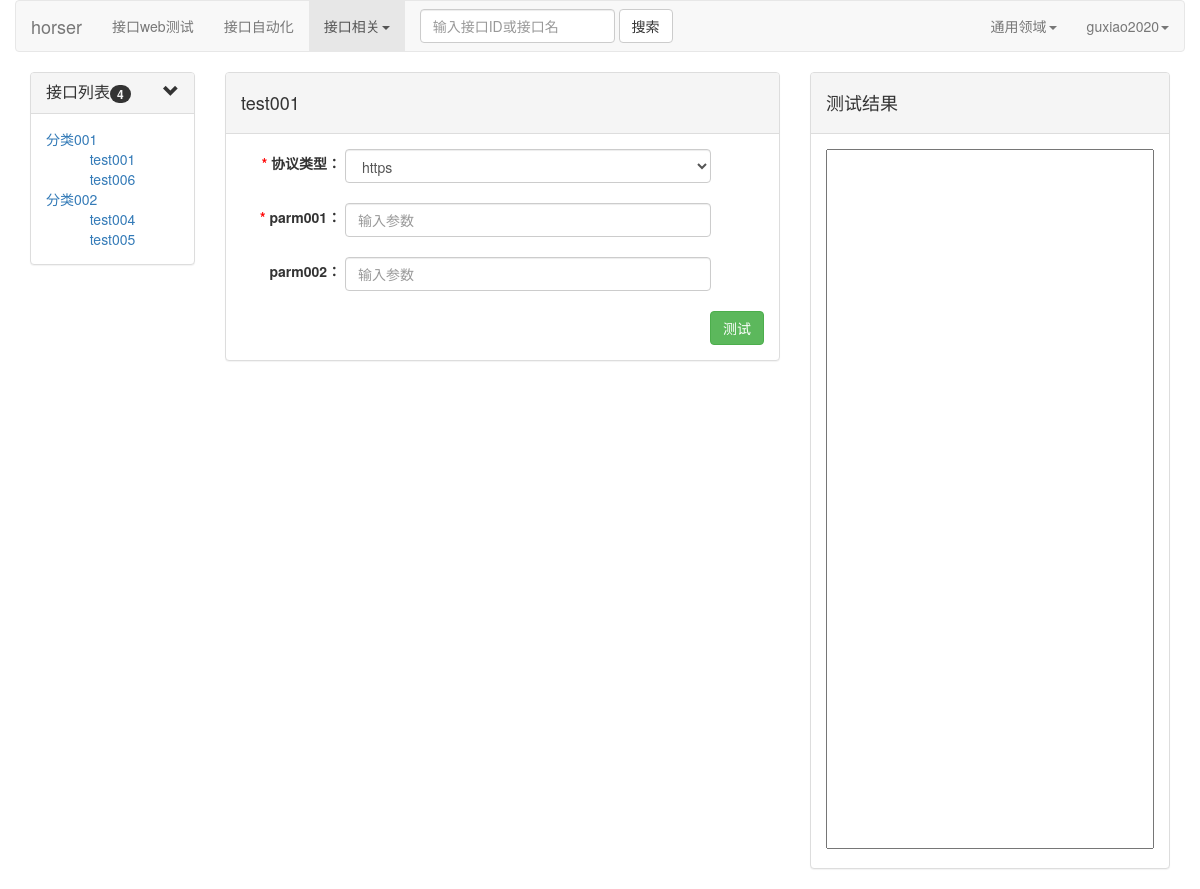
/interface_webtest_detail/1 (signed in), run on an earlier commit of the app's database.
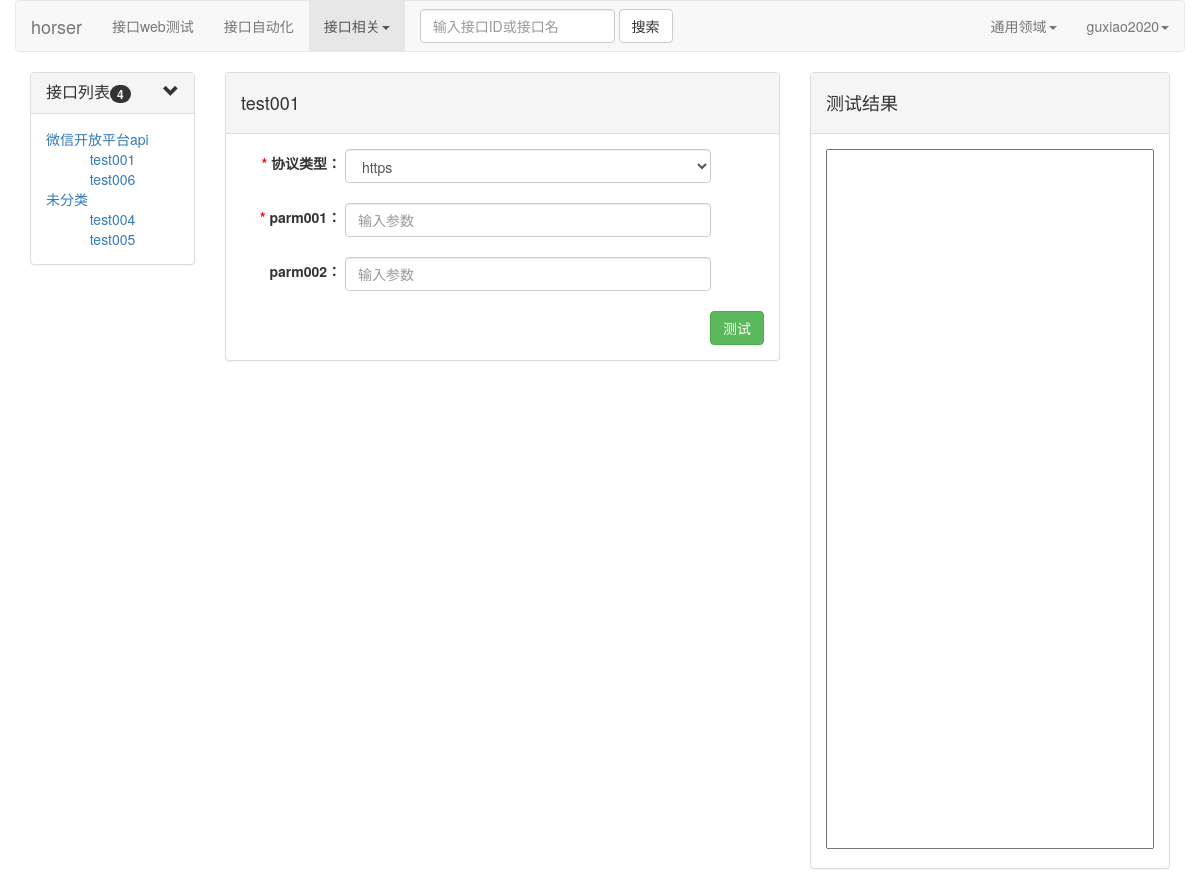
And on a later commit of the database.
### horsequick/models.py (models this page shows)
class Interface_Info(models.Model):
    interface_name = models.CharField(max_length=20,verbose_name="接口名")
    interface_type = models.CharField(max_length=20,verbose_name="接口类型")
    interface_url = models.CharField(max_length=150,verbose_name="接口url")
    interface_mock = models.CharField(max_length=200,verbose_name="接口url",null=True)
    input_field_list = models.CharField(max_length=200,verbose_name="输入字段列表",null=True)
    input_need_list = models.CharField(max_length=200,verbose_name="输入字段必需列表",null=True)
    input_demo_list = models.CharField(max_length=200,verbose_name="输入字段实例列表",null=True)
    assert_field_list = models.CharField(max_length=200,verbose_name="断言字段列表",null=True)
    match_list = models.CharField(max_length=200,verbose_name="匹配内容列表",null=True)
    assert_result_list = models.CharField(max_length=200,verbose_name="断言结果列表",null=True)
    belong_subsys = models.CharField(max_length=50,verbose_name="所属子系统")
    belong_domain = models.ForeignKey(Domain_Info, on_delete=models.SET_DEFAULT, verbose_name="所属领域",default="1")
    belong_category = models.ForeignKey(Category_Info, on_delete=models.SET_NULL, verbose_name="所属类别",null=True)
    belong_git_base = models.CharField(max_length=100,verbose_name="所属git代码库",blank=True)
    belong_svn_base = models.CharField(max_length=100, verbose_name="所属svn代码库",blank=True)
    created_person = models.CharField(max_length=30,verbose_name="创建人")
    created_time = models.DateTimeField(verbose_name="创建时间")
    updated_time = models.DateTimeField(verbose_name="更新时间",null=True)
    class Meta:
        verbose_name = "接口信息表"
        ordering = ['-updated_time']

### horsequick/views.py (the view)
# urls.py: url(r'^interface_webtest_detail/(\w+)$', interface_webtest_detail, name='interface_webtest_detail'),
@check_login
def interface_webtest_detail(request,jiekouId,**show):
    if request.method == "GET":
        try:
            r = Interface_Info.objects.get(id=jiekouId)
            if r != None:
                r_dict = model_to_dict(r)
                input_field_list = r_dict["input_field_list"].split(",")
                input_need_list = r_dict["input_need_list"].split(",")
                input_demo_list = r_dict["input_demo_list"].split(",")
                parm_id_list = range(len(input_field_list))
                r_dict_return = {}
                interface_name_dict ={}
                for p, n, d, i in zip(input_field_list, input_need_list, input_demo_list, parm_id_list):
                    r_dict_return[i] = {"parm": p, "need": n, "demo": d, "num": i}
                html = 'interface_webtest_detail.html'
                back_dict = show["interface_info"]
                interface_name_dict["interface_name"] = r.interface_name
                return render(request, html,
                              {"r_dict_return": r_dict_return, "show": show, "back_dict": back_dict,"interface_name_dict":interface_name_dict})
        except:
            return redirect("/")

### horsequick/templates/interface_webtest_detail.html (shortened to what this page needs)
<!DOCTYPE html>
<html lang="en">
    {% extends 'horser_webtest_base.html' %}
    {% block headmessage %}<p id="interface_name_now">{{ interface_name_dict.interface_name }}</p>
    {% endblock %}
    {% block content %}
        <div class="form-inline">
            <label class="mylabel" > <span style="color: red">*</span>
            协议类型：
            </label>
            <select id ="protocol_type" name="protocol_type" class="form-control" style="width: 70%"><option>https</option><option>http</option></select>
        </div><br>
        {% for k,v in r_dict_return.items %}
            <div class="form-inline">
                                <label class="mylabel" for="interface_name">{% if v.need == "必需" %}
                                    <span style="color: red">*</span>
                                {% else %}
                                    <span></span>
                                {% endif %}{{v.parm}}：</label>
                                <input  id="parm_{{ k }}" name="parm_{{ k }}" placeholder="输入参数" class="params_input form-control" style="width: 70%">
            </div>
            <br>
        {% endfor %}
        <button class="btn btn-success" style="float: right" onclick="webtest_go()">测试</button>
    {% endblock %}

### horsequick/templates/horser_webtest_base.html (shortened to what this page needs)
<!DOCTYPE html>
<html lang="en">
<head>
    <link rel="stylesheet" href="https://cdn.staticfile.org/twitter-bootstrap/3.3.7/css/bootstrap.min.css">
    <link rel="stylesheet" href="/static/css/horsergo.css">
    {% include 'header.html' %}
</head>
<body>
        <div class="container">
            <div class="row">
                 <div class="col-md-2 col-lg-2">
                    <div class="panel-group" id="accordion">
                        <div class="panel panel-default">
                            <div class="panel-heading">
                                <h4 class="panel-title">
                                    <a data-toggle="collapse" data-parent="#accordion"
                                       href="#collapse_one">
                                        接口列表<span class="pull-right glyphicon glyphicon-chevron-down"></span><span class="badge">{{ show.interface_nums }}</span>
                                    </a>
                                </h4>
                            </div>
                            <div id="collapse_one" class="panel-collapse collapse in">
                                <div class="panel-body" style="text-align: left">
                                    {% for k,v in back_dict.items  %}
                                        {% if k == None %}
                                        <a href="#interface_collapse_{{k}}" data-toggle="collapse" data-parent="collapse_one">未分类</a><br>
                                        {% else %}
                                        <a href="#interface_collapse_{{k}}" data-toggle="collapse" data-parent="collapse_one">{{k}}</a><br>
                                        {% endif %}
                                        <div id="interface_collapse_{{k}}" class="panel-collapse collapse in">
                                        {% for i in v %}
                                            <div style="text-align: center">
                                                <a href="/interface_webtest_detail/{{ i.id }}" >{{i.interface_name}}</a>
                                            </div>
                                        {% endfor %}
                                        </div>
                                    {% endfor %}
                                </div>
                            </div>
                        </div>
                    </div>
                 </div>
                <div class="col-md-6 col-lg-6">
                    <div class="panel panel-default">
                        <div class="panel-heading">
                            <h4>{% block headmessage %}{% endblock %}</h4>
                        </div>
                        <div class=" panel-body">
                            {% block content %}{% endblock %}
                        </div>
                    </div>
                </div>
                <div class="col-md-4 col-lg-4">
                    <div class="panel panel-default">
                        <div class="panel-heading">
                            <h4>测试结果</h4>
                        </div>
                        <div class=" panel-body">
                            <label for="testresult"></label><textarea id="testresult" style="width: 100% ;height: 700px;overflow: auto;resize: none"></textarea>
                        </div>
                    </div>
                </div>
            </div>
        </div>
</body>
</html>

What changed in the data, as far as the page shows it:
computed for Interface_Info "test001": k "分类001" → "微信开放平台api"
changed Interface_Info "test004": k "分类002" → (not shown); now shows "未分类"
